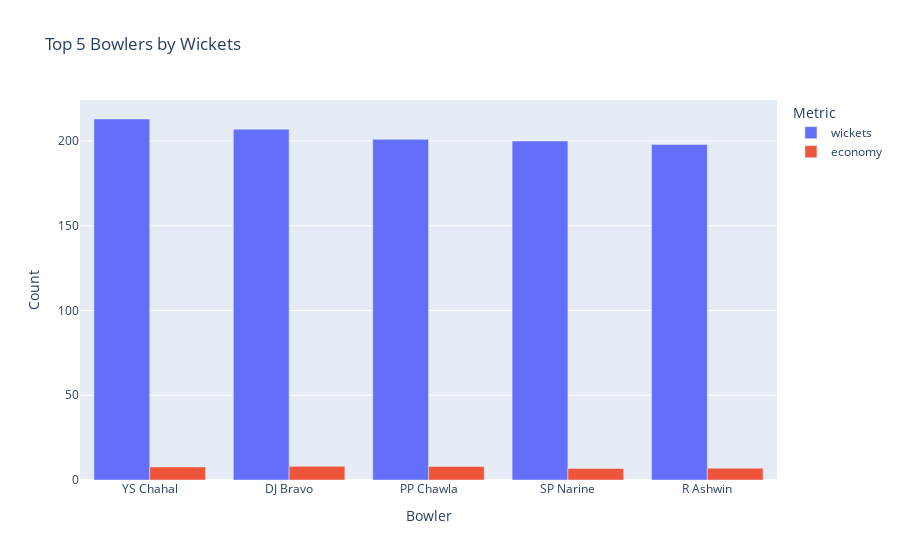

The cell this chart's notebook holds for it:
### Code cell
# Top 5 Bowlers
top_bowlers = deliveries_df.groupBy('bowler') \
    .agg(F.sum('is_wicket').alias('wickets'),
         F.sum('total_runs').alias('runs_conceded'),
         F.count('ball').alias('balls_bowled')) \
    .withColumn('economy', F.round(F.col('runs_conceded') * 6 / F.col('balls_bowled'), 2)) \
    .orderBy(F.desc('wickets')) \
    .limit(5)

# Plot using Plotly
bowlers_fig = px.bar(top_bowlers.toPandas(),
                     x='bowler', y=['wickets', 'economy'],
                     title='Top 5 Bowlers by Wickets',
                     barmode='group',
                     labels={'bowler': 'Bowler', 'value': 'Count', 'variable': 'Metric'})
bowlers_fig.show()

### Figure 1 — Plotly figure (JSON) as saved in the notebook; plotly's stock layout.template omitted (floating-point values rounded to 4 significant figures)
{"data": [{"alignmentgroup": "True", "hovertemplate": "Metric=wickets<br>Bowler=%{x}<br>Count=%{y}<extra></extra>", "legendgroup": "wickets", "marker": {"color": "#636efa", "pattern": {"shape": ""}}, "name": "wickets", "offsetgroup": "wickets", "orientation": "v", "showlegend": true, "textposition": "auto", "type": "bar", "x": ["YS Chahal", "DJ Bravo", "PP Chawla", "SP Narine", "R Ashwin"], "xaxis": "x", "y": [213.0, 207.0, 201.0, 200.0, 198.0], "yaxis": "y"}, {"alignmentgroup": "True", "hovertemplate": "Metric=economy<br>Bowler=%{x}<br>Count=%{y}<extra></extra>", "legendgroup": "economy", "marker": {"color": "#EF553B", "pattern": {"shape": ""}}, "name": "economy", "offsetgroup": "economy", "orientation": "v", "showlegend": true, "textposition": "auto", "type": "bar", "x": ["YS Chahal", "DJ Bravo", "PP Chawla", "SP Narine", "R Ashwin"], "xaxis": "x", "y": [7.74, 8.08, 7.98, 6.76, 6.97], "yaxis": "y"}], "layout": {"barmode": "group", "legend": {"title": {"text": "Metric"}, "tracegroupgap": 0}, "title": {"text": "Top 5 Bowlers by Wickets"}, "xaxis": {"anchor": "y", "domain": [0, 1], "title": {"text": "Bowler"}}, "yaxis": {"anchor": "x", "domain": [0, 1], "title": {"text": "Count"}}}}
